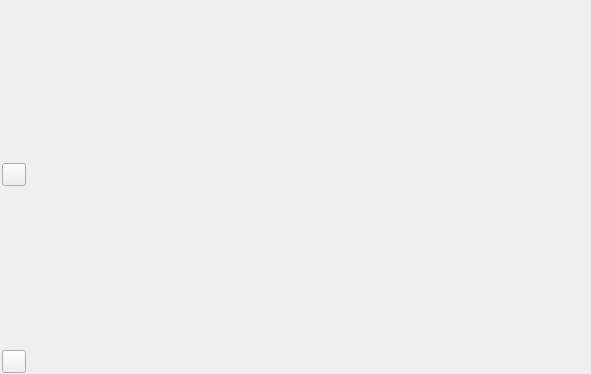
<?xml version="1.0" encoding="UTF-8"?>
<ui version="4.0">
 <class>m_Background</class>
 <widget class="CSkinProgressWidget" name="m_Background">
  <property name="geometry">
   <rect>
    <x>0</x>
    <y>0</y>
    <width>591</width>
    <height>374</height>
   </rect>
  </property>
  <property name="progress" stdset="0">
   <number>1</number>
  </property>
  <layout class="QHBoxLayout" name="horizontalLayout">
   <property name="spacing">
    <number>0</number>
   </property>
   <property name="leftMargin">
    <number>0</number>
   </property>
   <property name="topMargin">
    <number>0</number>
   </property>
   <property name="rightMargin">
    <number>0</number>
   </property>
   <property name="bottomMargin">
    <number>0</number>
   </property>
   <item>
    <widget class="CTreeOsd" name="m_Tree">
     <property name="minimumSize">
      <size>
       <width>100</width>
       <height>0</height>
      </size>
     </property>
     <property name="acceptDrops">
      <bool>true</bool>
     </property>
     <property name="styleSheet">
      <string notr="true">#m_Tree { 
  show-decoration-selected: 0;
   background:transparent;
}
 #m_Tree::branch {image: none;}
/*INCLUDE_UI_scrollbar.qss*/</string>
     </property>
     <property name="frameShape">
      <enum>QFrame::NoFrame</enum>
     </property>
     <property name="lineWidth">
      <number>0</number>
     </property>
     <property name="editTriggers">
      <set>QAbstractItemView::EditKeyPressed</set>
     </property>
     <property name="dragEnabled">
      <bool>true</bool>
     </property>
     <property name="dragDropMode">
      <enum>QAbstractItemView::DragDrop</enum>
     </property>
     <property name="defaultDropAction">
      <enum>Qt::MoveAction</enum>
     </property>
     <property name="selectionMode">
      <enum>QAbstractItemView::ExtendedSelection</enum>
     </property>
     <property name="indentation">
      <number>4</number>
     </property>
     <property name="uniformRowHeights">
      <bool>true</bool>
     </property>
     <property name="animated">
      <bool>true</bool>
     </property>
     <property name="headerHidden">
      <bool>true</bool>
     </property>
     <property name="childIndent" stdset="0">
      <number>15</number>
     </property>
     <property name="scrollAcceleration" stdset="0">
      <number>0</number>
     </property>
     <property name="cursorInfo" stdset="0">
      <stringlist notr="true">
       <string>id=&quot;current&quot; marginBottom=&quot;1&quot; image=&quot;img\tree\substrate\cursorhotOSD.png&quot;  type=&quot;-1&quot;  roundcorner=&quot;2&quot; bordercolor=&quot;0x40808080&quot; borderWidth=&quot;2&quot;</string>
       <string>id=&quot;select&quot;    marginBottom=&quot;1&quot;  type=&quot;1&quot; color1=&quot;0x9000CCFF&quot; color2=&quot;0x2000CCFF&quot; roundcorner=&quot;2&quot; bordercolor=&quot;0xB000CCFF&quot; borderWidth=&quot;2&quot;</string>
       <string>id=&quot;focus&quot;    marginBottom=&quot;1&quot; type=&quot;1&quot; color1=&quot;0xA02020BF&quot; color2=&quot;0x402020BF&quot; roundcorner=&quot;2&quot; bordercolor=&quot;0x902020BF&quot; borderWidth=&quot;2&quot;</string>
       <string>id=&quot;hover&quot; marginBottom=&quot;1&quot; type=&quot;0&quot; color1=&quot;0x3680A0FF&quot; roundcorner=&quot;2&quot; bordercolor=&quot;0xFF000000&quot; borderWidth=&quot;0&quot;</string>
       <string>id=&quot;groupBackground&quot; marginBottom=&quot;2&quot; marginTop=&quot;2&quot; type=&quot;0&quot; color1=&quot;0x3600FFFF&quot; roundcorner=&quot;2&quot; bordercolor=&quot;0xFF000000&quot; borderWidth=&quot;0&quot;</string>
       <string>id=&quot;groupExpandBackground&quot;  marginBottom=&quot;2&quot; marginTop=&quot;2&quot; type=&quot;2&quot; color1=&quot;0x3600FFFF&quot;  color2=&quot;0x0x80202020&quot; roundcorner=&quot;2&quot; bordercolor=&quot;0xFF000000&quot; borderWidth=&quot;0&quot;</string>
      </stringlist>
     </property>
     <property name="selectionRectVisible" stdset="0">
      <bool>true</bool>
     </property>
     <property name="smoothCursorMovement" stdset="0">
      <number>2</number>
     </property>
     <layout class="QGridLayout" name="gridLayout_2">
      <property name="leftMargin">
       <number>2</number>
      </property>
      <property name="topMargin">
       <number>0</number>
      </property>
      <property name="rightMargin">
       <number>0</number>
      </property>
      <property name="bottomMargin">
       <number>1</number>
      </property>
      <item row="1" column="2">
       <layout class="QGridLayout" name="gridLayout" rowstretch="100,0" rowminimumheight="0,0">
        <property name="spacing">
         <number>0</number>
        </property>
        <item row="0" column="0" alignment="Qt::AlignLeft|Qt::AlignVCenter">
         <widget class="CSkinButton" name="m_ExtFilterButton">
          <property name="sizePolicy">
           <sizepolicy hsizetype="Minimum" vsizetype="Minimum">
            <horstretch>0</horstretch>
            <verstretch>0</verstretch>
           </sizepolicy>
          </property>
          <property name="cursor">
           <cursorShape>PointingHandCursor</cursorShape>
          </property>
          <property name="focusPolicy">
           <enum>Qt::NoFocus</enum>
          </property>
          <property name="contextMenuPolicy">
           <enum>Qt::NoContextMenu</enum>
          </property>
          <property name="text">
           <string/>
          </property>
          <property name="checkable">
           <bool>true</bool>
          </property>
          <property name="skinImage" stdset="0">
           <stringlist notr="true">
            <string>src=&quot;img\tree\panelopen_OSD.png&quot;</string>
            <string>checked=&quot;1&quot; src=&quot;img\tree\panelclose_OSD.png&quot;</string>
           </stringlist>
          </property>
         </widget>
        </item>
        <item row="1" column="0" alignment="Qt::AlignLeft|Qt::AlignBottom">
         <widget class="CSkinButton" name="m_MediaModeButton">
          <property name="sizePolicy">
           <sizepolicy hsizetype="Minimum" vsizetype="Minimum">
            <horstretch>0</horstretch>
            <verstretch>0</verstretch>
           </sizepolicy>
          </property>
          <property name="cursor">
           <cursorShape>PointingHandCursor</cursorShape>
          </property>
          <property name="focusPolicy">
           <enum>Qt::NoFocus</enum>
          </property>
          <property name="contextMenuPolicy">
           <enum>Qt::NoContextMenu</enum>
          </property>
          <property name="text">
           <string/>
          </property>
          <property name="checkable">
           <bool>true</bool>
          </property>
          <property name="skinImage" stdset="0">
           <stringlist notr="true">
            <string>src=&quot;img\tree\paneldownopen_OSD.png&quot;</string>
            <string>checked=&quot;1&quot; src=&quot;img\tree\paneldownclose_OSD.png&quot;</string>
           </stringlist>
          </property>
         </widget>
        </item>
       </layout>
      </item>
     </layout>
    </widget>
   </item>
  </layout>
 </widget>
 <customwidgets>
  <customwidget>
   <class>CSkinButton</class>
   <extends>QToolButton</extends>
   <header>skinbutton.h</header>
  </customwidget>
  <customwidget>
   <class>CTreeOsd</class>
   <extends>QTreeView</extends>
   <header>treeosd.h</header>
   <container>1</container>
  </customwidget>
  <customwidget>
   <class>CSkinProgressWidget</class>
   <extends>QWidget</extends>
   <header>skinprogresswidget.h</header>
   <container>1</container>
  </customwidget>
 </customwidgets>
 <resources/>
 <connections/>
</ui>
